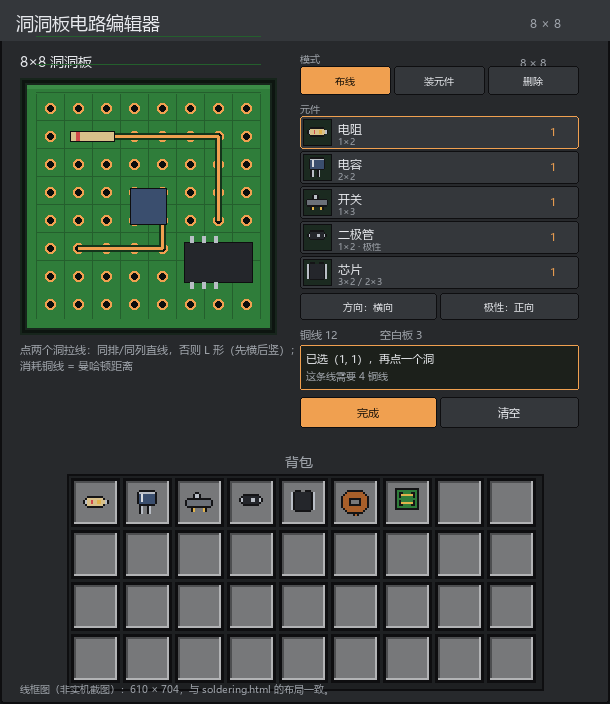

Write Python code to recreate this figure.
"""Draw a design wireframe for the 8x8 perfboard editor page.

This is a layout mock-up, not a game screenshot. It uses the same palette and dimensions as
soldering.html / soldering.css so the page structure can be reviewed without launching Minecraft.

Run from the repository root with the bundled Python:
    python docs/soldering-editor/wireframe.py
"""

from pathlib import Path

from PIL import Image, ImageDraw, ImageFont

ROOT = Path(__file__).resolve().parents[2]
ICON_DIR = ROOT / "src/main/resources/assets/wildfires/textures/item"
OUT = ROOT / "docs/soldering-editor/wireframe.png"

W, H = 610, 704
BOARD_X, BOARD_Y, CELL, MARGIN = 20, 78, 28, 16
BOARD_W = 256

COL_BG = (18, 20, 22, 255)
COL_PANEL = (39, 41, 44, 255)
COL_PANEL_LIGHT = (52, 55, 59, 255)
COL_EDGE = (14, 14, 16, 255)
COL_INK = (230, 232, 236, 255)
COL_MUTED = (160, 165, 172, 255)
COL_GOLD = (240, 160, 80, 255)
COL_GREEN = (47, 125, 58, 255)
COL_DARKGREEN = (23, 37, 28, 255)
COL_SLOT = (119, 120, 122, 255)
COL_SLOT_DARK = (77, 78, 80, 255)
COL_SLOT_LIGHT = (178, 179, 181, 255)

FONT_PATH = "C:/Windows/Fonts/msyh.ttc"


def font(size: int) -> ImageFont.FreeTypeFont:
    try:
        return ImageFont.truetype(FONT_PATH, size)
    except OSError:
        return ImageFont.load_default()


def text(draw: ImageDraw.ImageDraw, xy, value, size=12, fill=COL_INK):
    draw.text(xy, value, font=font(size), fill=fill)


def rounded(draw, box, radius, fill, outline=None, width=1):
    draw.rounded_rectangle(box, radius=radius, fill=fill, outline=outline, width=width)


def button(draw, box, label, active=False, small=False):
    fill = COL_GOLD if active else COL_PANEL_LIGHT
    ink = (26, 18, 8, 255) if active else COL_INK
    rounded(draw, box, 3, fill, COL_EDGE, 1)
    size = 10 if small else 11
    bbox = draw.textbbox((0, 0), label, font=font(size))
    tw, th = bbox[2] - bbox[0], bbox[3] - bbox[1]
    text(draw, (box[0] + (box[2] - box[0] - tw) / 2, box[1] + (box[3] - box[1] - th) / 2 - 1),
         label, size, ink)


def draw_board(draw: ImageDraw.ImageDraw):
    draw.rectangle((BOARD_X, BOARD_Y, BOARD_X + BOARD_W, BOARD_Y + BOARD_W), fill=COL_DARKGREEN)
    draw.rectangle((BOARD_X + 7, BOARD_Y + 7, BOARD_X + BOARD_W - 7, BOARD_Y + BOARD_W - 7),
                   fill=COL_GREEN)
    draw.rectangle((BOARD_X + 7, BOARD_Y + 7, BOARD_X + BOARD_W - 7, BOARD_Y + 10),
                   fill=(59, 140, 71, 255))
    for i in range(9):
        p = BOARD_X + MARGIN + i * CELL
        draw.line((p, BOARD_Y + MARGIN, p, BOARD_Y + MARGIN + 8 * CELL),
                  fill=(36, 95, 45, 255))
        draw.line((BOARD_X + MARGIN, p, BOARD_X + MARGIN + 8 * CELL, p),
                  fill=(36, 95, 45, 255))
    for y in range(8):
        for x in range(8):
            cx = BOARD_X + MARGIN + x * CELL + CELL // 2
            cy = BOARD_Y + MARGIN + y * CELL + CELL // 2
            draw.ellipse((cx - 5, cy - 5, cx + 5, cy + 5), fill=COL_GOLD)
            draw.ellipse((cx - 3, cy - 3, cx + 3, cy + 3), fill=(11, 13, 14, 255))

    def node(x, y):
        return (BOARD_X + MARGIN + x * CELL + CELL // 2,
                BOARD_Y + MARGIN + y * CELL + CELL // 2)

    # Two traces: a straight horizontal one and an L-shaped one.
    for a, b in [((1, 1), (5, 1)), ((5, 1), (6, 1)), ((6, 1), (6, 4)), ((1, 5), (4, 5)),
                 ((4, 5), (4, 3))]:
        draw.line((*node(*a), *node(*b)), fill=(20, 52, 27, 255), width=7)
    for a, b in [((1, 1), (5, 1)), ((5, 1), (6, 1)), ((6, 1), (6, 4)), ((1, 5), (4, 5)),
                 ((4, 5), (4, 3))]:
        draw.line((*node(*a), *node(*b)), fill=COL_GOLD, width=3)

    # A resistor at (1,1), a capacitor at (3,3), a chip at (5,5) roughly.
    draw.rectangle((BOARD_X + MARGIN + 1 * CELL + 6, BOARD_Y + MARGIN + 1 * CELL + 9,
                    BOARD_X + MARGIN + 3 * CELL - 6, BOARD_Y + MARGIN + 2 * CELL - 9),
                   fill=(216, 192, 138, 255), outline=COL_EDGE)
    draw.rectangle((BOARD_X + MARGIN + 1 * CELL + 12, BOARD_Y + MARGIN + 1 * CELL + 10,
                    BOARD_X + MARGIN + 1 * CELL + 15, BOARD_Y + MARGIN + 2 * CELL - 10),
                   fill=(210, 74, 74, 255))
    draw.rectangle((BOARD_X + MARGIN + 3 * CELL + 10, BOARD_Y + MARGIN + 3 * CELL + 10,
                    BOARD_X + MARGIN + 5 * CELL - 10, BOARD_Y + MARGIN + 5 * CELL - 10),
                   fill=(58, 78, 110, 255), outline=COL_EDGE)
    draw.rectangle((BOARD_X + MARGIN + 5 * CELL + 8, BOARD_Y + MARGIN + 5 * CELL + 8,
                    BOARD_X + MARGIN + 8 * CELL - 8, BOARD_Y + MARGIN + 7 * CELL - 8),
                   fill=(36, 38, 43, 255), outline=COL_EDGE)
    for i in range(3):
        px = BOARD_X + MARGIN + 5 * CELL + 14 + i * 12
        draw.rectangle((px, BOARD_Y + MARGIN + 5 * CELL + 2, px + 3, BOARD_Y + MARGIN + 5 * CELL + 8),
                       fill=(185, 190, 198, 255))
        draw.rectangle((px, BOARD_Y + MARGIN + 7 * CELL - 8, px + 3, BOARD_Y + MARGIN + 7 * CELL - 2),
                       fill=(185, 190, 198, 255))

    draw.rectangle((BOARD_X + 2, BOARD_Y + 2, BOARD_X + BOARD_W - 2, BOARD_Y + BOARD_W - 2),
                   outline=(13, 21, 16, 255), width=3)


def draw_icon(draw: ImageDraw.ImageDraw, name: str, box):
    path = ICON_DIR / f"{name}.png"
    icon = Image.open(path).convert("RGBA").resize((32, 32), Image.NEAREST)
    icon.putalpha(icon.getchannel("A"))
    # Draw on a temporary layer so transparency is preserved.
    return icon


def main() -> None:
    image = Image.new("RGBA", (W, H), COL_BG)
    draw = ImageDraw.Draw(image)
    rounded(draw, (0, 0, W - 1, H - 1), 4, COL_PANEL, COL_EDGE, 2)
    draw.rectangle((0, 0, W - 1, 40), fill=COL_PANEL_LIGHT)
    text(draw, (16, 10), "洞洞板电路编辑器", 18)
    text(draw, (W - 80, 15), "8 × 8", 12, COL_MUTED)

    # Board column.
    text(draw, (20, 52), "8×8 洞洞板", 14)
    text(draw, (W - 90, 55), "8 × 8", 11, COL_MUTED)
    draw_board(draw)
    text(draw, (20, 342), "点两个洞拉线：同排/同列直线，否则 L 形（先横后竖）；", 11, COL_MUTED)
    text(draw, (20, 358), "消耗铜线 = 曼哈顿距离", 11, COL_MUTED)

    # Side column.
    sx = 300
    text(draw, (sx, 52), "模式", 10, COL_MUTED)
    button(draw, (sx, 66, sx + 90, 94), "布线", True, True)
    button(draw, (sx + 94, 66, sx + 184, 94), "装元件", False, True)
    button(draw, (sx + 188, 66, sx + 278, 94), "删除", False, True)

    text(draw, (sx, 102), "元件", 10, COL_MUTED)
    palette = [("resistor", "电阻", "1×2"), ("capacitor", "电容", "2×2"),
               ("switch", "开关", "1×3"), ("diode", "二极管", "1×2 · 极性"),
               ("ic_chip", "芯片", "3×2 / 2×3")]
    py = 116
    for index, (icon, name, size) in enumerate(palette):
        selected = index == 0
        rounded(draw, (sx, py, sx + 278, py + 32), 3,
                (52, 55, 59, 255), COL_GOLD if selected else COL_EDGE, 1)
        draw.rectangle((sx + 3, py + 3, sx + 31, py + 29), fill=(27, 42, 32, 255), outline=COL_EDGE)
        icon_image = draw_icon(draw, icon, (sx + 3, py + 3, sx + 31, py + 29))
        icon_image = icon_image.resize((26, 26), Image.NEAREST)
        image.alpha_composite(icon_image, (sx + 4, py + 3))
        text(draw, (sx + 38, py + 5), name, 12)
        text(draw, (sx + 38, py + 19), size, 9, COL_MUTED)
        text(draw, (sx + 250, py + 8), "1", 11, COL_GOLD)
        py += 35

    button(draw, (sx, py + 2, sx + 136, py + 28), "方向：横向", False, True)
    button(draw, (sx + 140, py + 2, sx + 278, py + 28), "极性：正向", False, True)
    py += 34
    text(draw, (sx, py + 2), "铜线 12", 11, COL_MUTED)
    text(draw, (sx + 80, py + 2), "空白板 3", 11, COL_MUTED)
    py += 20
    rounded(draw, (sx, py, sx + 278, py + 44), 2, (28, 32, 27, 255), COL_GOLD, 1)
    text(draw, (sx + 6, py + 6), "已选（1, 1），再点一个洞", 11)
    text(draw, (sx + 6, py + 24), "这条线需要 4 铜线", 10, COL_MUTED)
    py += 52
    button(draw, (sx, py, sx + 136, py + 30), "完成", True)
    button(draw, (sx + 140, py, sx + 278, py + 30), "清空", False)

    # Backpack.
    by = 452
    text(draw, (W // 2 - 20, by), "背包", 14, COL_MUTED)
    container_x = (W - 476) // 2
    container_y = by + 22
    draw.rectangle((container_x, container_y, container_x + 476, container_y + 216),
                   fill=(30, 32, 34, 255), outline=COL_EDGE, width=2)
    for row in range(4):
        for col in range(9):
            x = container_x + 4 + col * 52
            y = container_y + 4 + row * 52
            draw.rectangle((x, y, x + 48, y + 48), fill=COL_SLOT, outline=COL_EDGE, width=3)
            draw.line((x + 3, y + 3, x + 45, y + 3), fill=COL_SLOT_DARK, width=2)
            draw.line((x + 3, y + 3, x + 3, y + 45), fill=COL_SLOT_DARK, width=2)
            draw.line((x + 45, y + 45, x + 45, y + 3), fill=COL_SLOT_LIGHT, width=2)
            draw.line((x + 45, y + 45, x + 3, y + 45), fill=COL_SLOT_LIGHT, width=2)
    # A few demo items in the backpack.
    demo = [("resistor", 0), ("capacitor", 1), ("switch", 2), ("diode", 3), ("ic_chip", 4),
            ("copper_wire", 5), ("circuit_board", 6)]
    for icon, index in demo:
        col = index % 9
        row = index // 9
        x = container_x + 4 + col * 52
        y = container_y + 4 + row * 52
        icon_image = draw_icon(draw, icon, (x, y, x + 48, y + 48))
        image.alpha_composite(icon_image, (x + 8, y + 8))

    # Footer note.
    text(draw, (20, H - 22), "线框图（非实机截图）：610 × 704，与 soldering.html 的布局一致。",
         10, COL_MUTED)

    OUT.parent.mkdir(parents=True, exist_ok=True)
    image.save(OUT)
    print(f"wrote {OUT} ({OUT.stat().st_size} bytes)")


if __name__ == "__main__":
    main()
